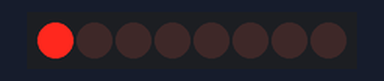
Recording of a program running on a simulated Raspberry Pi Pico running MicroPython. Shown: 8 shift-register outputs drawn as a row of LEDs (first output left, lit = HIGH).

Above: at 0.1 s.
At 0.9 s:
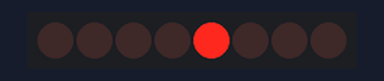
At 1.6 s:
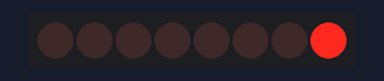
At 2.71 s:
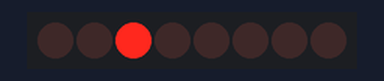
At 3.71 s:
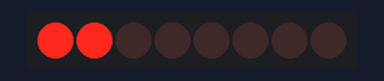
At 5.2 s:
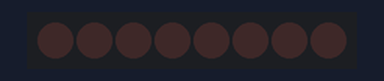
Timing chart, 0 to 7.2 s (numbered marks = the images above):
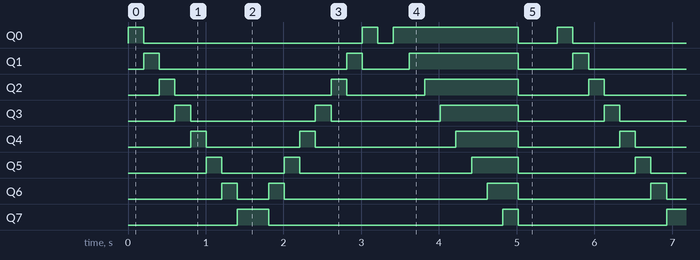

The program:

5.1_microchip_74hc595.py
```python
import machine
import utime

# Define the pins connected to the 74HC595
SDI = machine.Pin(0, machine.Pin.OUT)   # Serial Data Input (DS)
RCLK = machine.Pin(1, machine.Pin.OUT)  # Register Clock (STCP)
SRCLK = machine.Pin(2, machine.Pin.OUT) # Shift Register Clock (SHCP)

# Function to send data to 74HC595
def shift_out(data):
    for bit in range(8):
        # Extract the highest bit and send it first
        bit_val = (data & 0x80) >> 7
        SDI.value(bit_val)
        # Pulse the Shift Register Clock
        SRCLK.high()
        utime.sleep_us(1)
        SRCLK.low()
        utime.sleep_us(1)
        # Shift data left by 1 for the next bit
        data = data << 1
    # Pulse the Register Clock to latch the data
    RCLK.high()
    utime.sleep_us(1)
    RCLK.low()
    utime.sleep_us(1)

# Main loop to demonstrate shifting patterns
while True:
    # Light up LEDs one by one from Q0 to Q7
    for i in range(8):
        data = 1 << i
        shift_out(data)
        utime.sleep(0.2)
    # Light up LEDs one by one from Q7 to Q0
    for i in range(7, -1, -1):
        data = 1 << i
        shift_out(data)
        utime.sleep(0.2)
    # Create a moving bar effect
    for i in range(9):
        data = (1 << i) - 1
        shift_out(data)
        utime.sleep(0.2)
    # Turn off all LEDs
    shift_out(0x00)
    utime.sleep(0.5)
```

Measured:
- by itself, Q0: repeats every 5.5 s: LOW 2.8 s, HIGH 0.20 s, LOW 0.20 s, HIGH 1.6 s, LOW 0.50 s, HIGH 0.20 s
- by itself, Q1: repeats every 5.5 s: LOW 2.4 s, HIGH 0.20 s, LOW 0.60 s, HIGH 1.4 s, LOW 0.70 s, HIGH 0.20 s
- by itself, Q2: repeats every 5.5 s: LOW 2.0 s, HIGH 0.20 s, LOW 1.0 s, HIGH 1.2 s, LOW 0.90 s, HIGH 0.20 s
- by itself, Q3: repeats every 5.5 s: LOW 1.6 s, HIGH 0.20 s, LOW 1.4 s, HIGH 1.0 s, LOW 1.1 s, HIGH 0.20 s
- by itself, Q4: repeats every 5.5 s: LOW 1.2 s, HIGH 0.20 s, LOW 1.8 s, HIGH 0.80 s, LOW 1.3 s, HIGH 0.20 s
- by itself, Q5: repeats every 5.5 s: LOW 0.80 s, HIGH 0.20 s, LOW 2.2 s, HIGH 0.60 s, LOW 1.5 s, HIGH 0.20 s
- by itself, Q6: repeats every 5.5 s: LOW 0.40 s, HIGH 0.20 s, LOW 2.6 s, HIGH 0.40 s, LOW 1.7 s, HIGH 0.20 s
- by itself, Q7: repeats every 5.5 s: LOW 3.0 s, HIGH 0.20 s, LOW 1.9 s, HIGH 0.40 s
